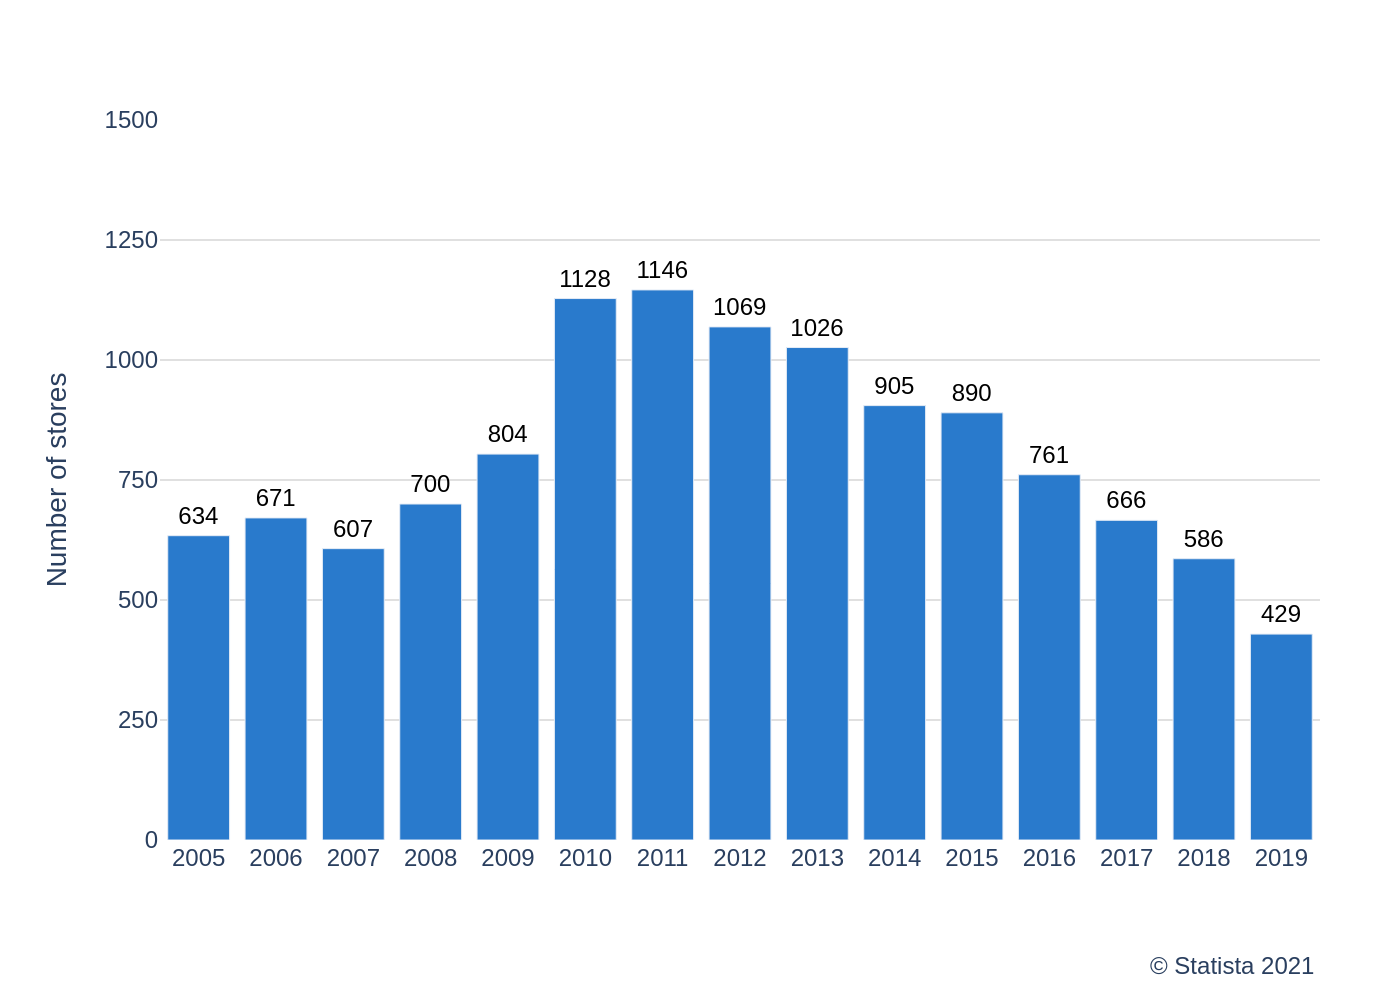

Write the Python code that produced this figure.
import sys
import json
import pathlib
import plotly.graph_objects as go

# Check for command-line argument
if len(sys.argv) != 2:
    print(f"Usage: python {sys.argv[0]} <json_file_path>")
    sys.exit(1)

# Get the JSON file path from the command-line argument
json_file_path = sys.argv[1]

# Read the JSON data
try:
    with open(json_file_path, 'r', encoding='utf-8') as f:
        chart_data = json.load(f)
except FileNotFoundError:
    print(f"Error: JSON file not found at '{json_file_path}'")
    sys.exit(1)
except json.JSONDecodeError:
    print(f"Error: Could not decode JSON from '{json_file_path}'")
    sys.exit(1)

# Extract data and texts from the JSON object
data = chart_data.get('chart_data', [])
texts = chart_data.get('texts', {})
colors = chart_data.get('colors', [])

# Prepare data for Plotly
categories = [item['category'] for item in data]
values = [item['value'] for item in data]

# Create the figure
fig = go.Figure()

# Add the bar trace
fig.add_trace(go.Bar(
    x=categories,
    y=values,
    text=values,
    textposition='outside',
    marker_color=colors[0] if colors else '#1f77b4',
    textfont=dict(
        family="Arial",
        size=12,
        color='black'
    ),
    cliponaxis=False # Allows text to be drawn outside the plot area
))

# Build title and source strings
title_text = texts.get('title', '')
if texts.get('subtitle'):
    title_text += f"<br><sub>{texts.get('subtitle')}</sub>"

source_text = texts.get('source', '')

# Update layout
fig.update_layout(
    font=dict(family="Arial"),
    title=dict(
        text=title_text,
        x=0.05,
        xanchor='left'
    ),
    xaxis=dict(
        title_text=texts.get('x_axis_title'),
        showgrid=False,
        zeroline=False,
        tickfont=dict(size=12)
    ),
    yaxis=dict(
        title_text=texts.get('y_axis_title'),
        range=[0, 1500],
        tickvals=[0, 250, 500, 750, 1000, 1250, 1500],
        gridcolor='#e0e0e0'
    ),
    plot_bgcolor='white',
    showlegend=False,
    margin=dict(t=60, b=80, l=80, r=40),
    annotations=[
        dict(
            text=source_text,
            showarrow=False,
            xref='paper',
            yref='paper',
            x=1,
            y=-0.15,
            xanchor='right',
            yanchor='top',
            font=dict(size=12)
        )
    ]
)

# Generate output filename from the input JSON path
output_path = pathlib.Path(json_file_path).with_suffix('.png')

# Save the figure as a PNG image
fig.write_image(str(output_path), scale=2)

print(f"Chart saved to {output_path}")
